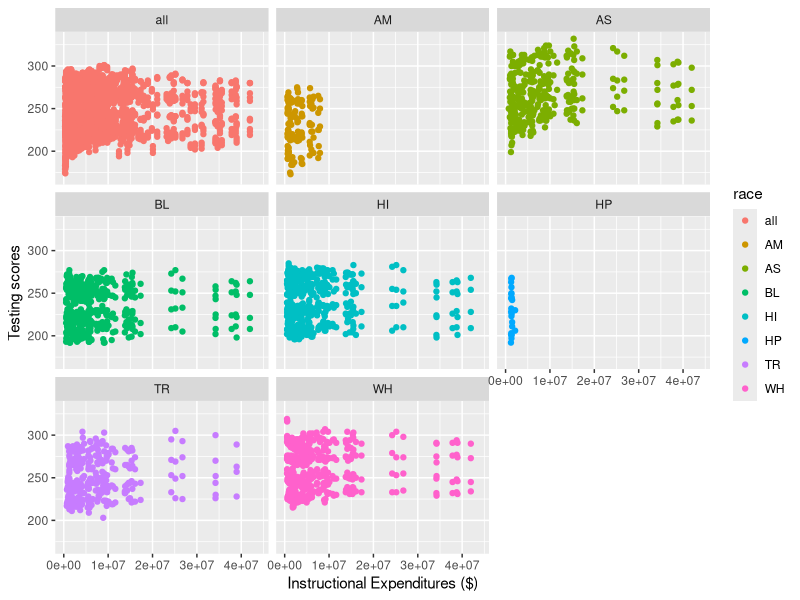
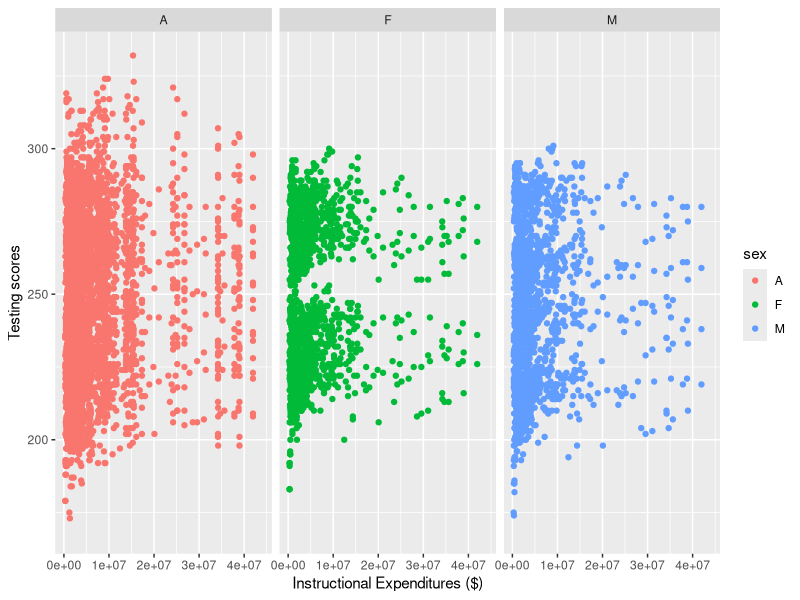
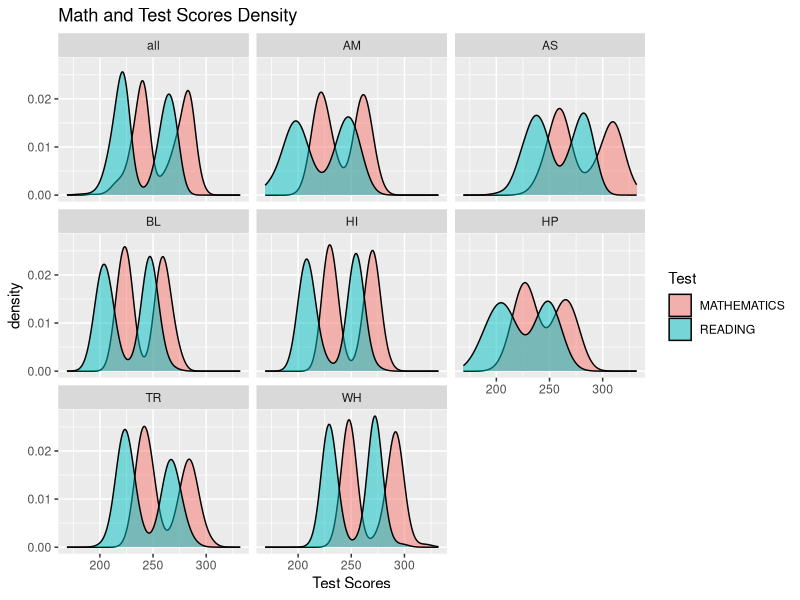
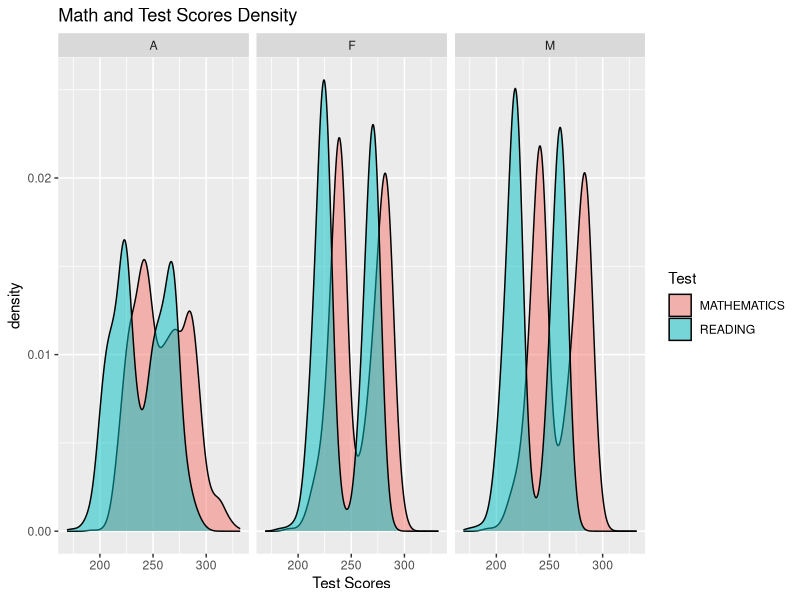

These charts were generated, in order, by the following R code: (Note: this script raises an error after producing the figures.)
## ---- chunk 1
knitr::opts_chunk$set(echo = TRUE)
library(tidyverse)
library(readxl)
## ---- chunk 2
schools <- read_xlsx("US_schools_data.xlsx")
## ---- chunk 3
clean_schools <-schools %>%
  select(PRIMARY_KEY,
         TOTAL_EXPENDITURE, 
         INSTRUCTION_EXPENDITURE, 
         SUPPORT_SERVICES_EXPENDITURE, 
         OTHER_EXPENDITURE, 
         CAPITAL_OUTLAY_EXPENDITURE, 
         ends_with("READING"), 
         ends_with("MATHEMATICS"))
## ---- chunk 4
clean_schools
## ---- chunk 5

clean_schools$PRIMARY_KEY <- str_replace(clean_schools$PRIMARY_KEY,"_", " ")

clean_schools <- clean_schools %>%
  separate(PRIMARY_KEY, 
           into = c("year", "state"), 
           sep = " ")

clean_schools$state <- str_replace_all(clean_schools$state, "_", " ")


## ---- chunk 6
clean_schools <- clean_schools %>%
  pivot_longer("G04_A_A_READING":"G08_TR_A_MATHEMATICS",
               names_to = c("grade","race", "sex", "test"),
               names_sep = "_",
               values_to = "score")
## ---- chunk 7
clean_schools <- clean_schools %>%
  mutate(sex = as.factor(sex),
         race = fct_recode(as.factor(clean_schools$race), all = "A"),
         test = as.factor(test),
         grade =as.factor(grade)
         )
  
## ---- chunk 8
MIDWEST <- c("INDIANA","ILLINOIS","MICHIGAN","OHIO","WISCONSIN",
             "IOWA","KANSAS","MINNESOTA","MISSOURI","NEBRASKA",
             "NORTH DAKOTA","SOUTH DAKOTA")

NORTHEAST <- c("CONNECTICUT","MAINE","MASSACHUSETTS","NEW HAMPSHIRE",
             "RHODE ISLAND","VERMONT","NEW JERSEY","NEW YORK",
             "PENNSYLVANIA")

SOUTH <- c("DELAWARE","DISTRICT","FLORIDA","GEORGIA",
            "MARYLAND","NORTH CAROLINA","SOUTH CAROLINA","VIRGINIA",
            "WEST VIRGINIA","ALABAMA","KENTUCKY","MISSISSIPPI",
            "TENNESSEE","ARKANSAS","LOUISIANA","OKLAHOMA","TEXAS")

WEST <- c("ARIZONA","COLORADO","IDAHO","NEW MEXICO","MONTANA",
            "UTAH","NEVADA","WYOMING","ALASKA","CALIFORNIA",
            "HAWAII","OREGON","WASHINGTON")

clean_schools <- clean_schools %>%
  mutate(region = if_else(state %in% MIDWEST, "Midwest", 
                          if_else(state %in% NORTHEAST, "Northeast", 
                                  if_else(state %in% SOUTH, "South", 
                                          if_else(state %in% WEST, "West", "Other")))))

## ---- chunk 9
clean_schools %>%
  ggplot(aes(x = INSTRUCTION_EXPENDITURE, y = score, color = race)) +
  geom_point() +
  labs(x = "Instructional Expenditures ($)", 
       y = "Testing scores")  +
  facet_wrap(~race)

clean_schools %>%
  ggplot(aes(x = INSTRUCTION_EXPENDITURE, y = score, color = sex)) +
  geom_point() +
  labs(x = "Instructional Expenditures ($)", 
       y = "Testing scores")  +
  facet_wrap(~sex)
## ---- chunk 10
clean_schools %>%
  ggplot()+
  geom_density(mapping = aes(x = score, fill = test), alpha = 0.5)+
  facet_wrap(~race) +
  labs(title = "Math and Test Scores Density", x = "Test Scores", fill = "Test")

clean_schools %>%
  ggplot()+
  geom_density(mapping = aes(x = score, fill = test), alpha = 0.5)+
  facet_wrap(~sex) +
  labs(title = "Math and Test Scores Density", x = "Test Scores", fill = "Test")
## ---- chunk 11
clean_schools %>%
  group_by(year, region) %>%
  mutate(
    INSTRUCTION_EXPENDITURE = INSTRUCTION_EXPENDITURE / 1000000,
    avg = mean(INSTRUCTION_EXPENDITURE, na.rm = TRUE),
         year = as.factor(year)) %>%
  ggplot(mapping = aes(x = year, 
                       y = avg,
                       group = region,
                       color = fct_reorder2(region, year, INSTRUCTION_EXPENDITURE)))+
  geom_line() +
  scale_x_discrete(guide = guide_axis(n.dodge=2)) +
  #scale_colour_brewer(palette = "Paired") +
  theme(panel.grid.major = element_blank(), 
        panel.grid.minor = element_blank(),
        text=element_text(size=12, 
                          family="serif"),
                          axis.text.y = element_text(size = 16))+
  # code for removing gridlines from https://felixfan.github.io/ggplot2-remove-grid-background-margin/
  # code for font from https://stackoverflow.com/questions/34522732/changing-fonts-in-ggplot2
  # annotation from https://ggplot2.tidyverse.org/reference/annotate.html
  labs(title = "Average Instruction Expenditure Over Time by Region",
       x = "Year",
       y = "Average Instruction Expenditure (Millions $)",
       color = "Region")+
  annotate("text", 
           x = "2012", 
           y = 5.75, 
           label = "Large increase \n for Northeast",
           size = 2)

## ---- chunk 12
clean_schools %>%
  filter(test == "MATHEMATICS") %>%
  lm(score ~ INSTRUCTION_EXPENDITURE, data = .) ->
  math_model

clean_schools %>%
  filter(test == "READING") %>%
  lm(score ~ INSTRUCTION_EXPENDITURE, data = .) ->
  reading_model
  

## ---- chunk 13
